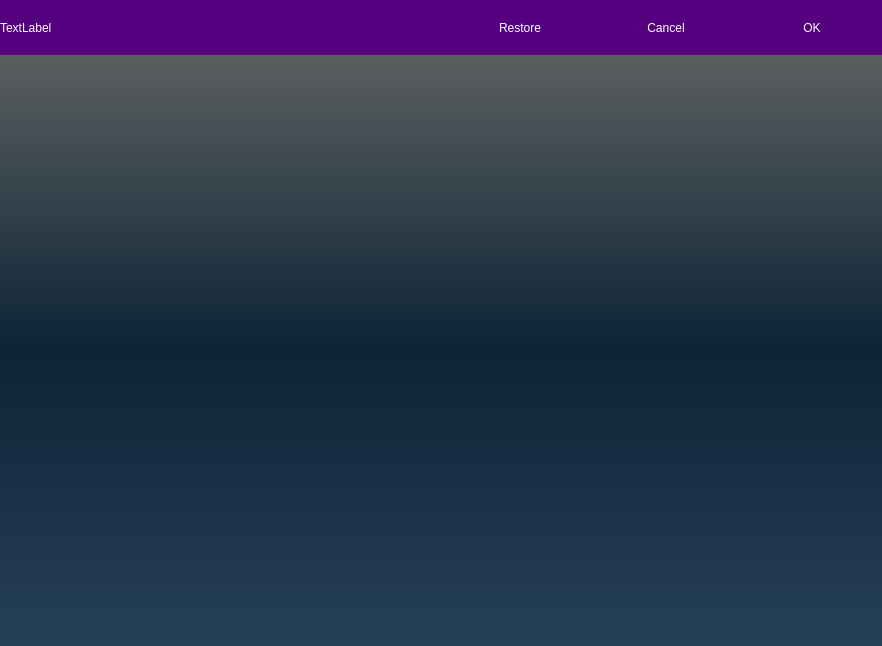
<?xml version="1.0" encoding="UTF-8"?>
<ui version="4.0">
 <class>NGSettingWidget</class>
 <widget class="QFrame" name="NGSettingWidget">
  <property name="geometry">
   <rect>
    <x>0</x>
    <y>0</y>
    <width>882</width>
    <height>646</height>
   </rect>
  </property>
  <property name="windowTitle">
   <string>Frame</string>
  </property>
  <property name="frameShape">
   <enum>QFrame::NoFrame</enum>
  </property>
  <property name="frameShadow">
   <enum>QFrame::Raised</enum>
  </property>
  <layout class="QVBoxLayout" name="verticalLayout" stretch="0,1">
   <property name="spacing">
    <number>0</number>
   </property>
   <property name="leftMargin">
    <number>0</number>
   </property>
   <property name="topMargin">
    <number>0</number>
   </property>
   <property name="rightMargin">
    <number>0</number>
   </property>
   <property name="bottomMargin">
    <number>0</number>
   </property>
   <item>
    <widget class="QFrame" name="frameHeader">
     <property name="minimumSize">
      <size>
       <width>0</width>
       <height>55</height>
      </size>
     </property>
     <property name="styleSheet">
      <string notr="true">QToolButton{
	color:white;
	font: 75 20pt &quot;微软雅黑&quot;;
}

QToolButton::disabled{
	color:darkgray;
}

QFrame#frameHeader {
	background-color: rgb(85, 0, 127);
}

QLabel{
	color:white;
	font: 75 20pt &quot;微软雅黑&quot;;
}</string>
     </property>
     <property name="frameShape">
      <enum>QFrame::NoFrame</enum>
     </property>
     <property name="frameShadow">
      <enum>QFrame::Raised</enum>
     </property>
     <layout class="QHBoxLayout" name="horizontalLayout_2" stretch="1,0,0,0">
      <property name="leftMargin">
       <number>0</number>
      </property>
      <property name="topMargin">
       <number>0</number>
      </property>
      <property name="rightMargin">
       <number>0</number>
      </property>
      <property name="bottomMargin">
       <number>0</number>
      </property>
      <item>
       <widget class="QLabel" name="labelTitle">
        <property name="text">
         <string>TextLabel</string>
        </property>
       </widget>
      </item>
      <item>
       <widget class="QToolButton" name="toolButtonRestore">
        <property name="sizePolicy">
         <sizepolicy hsizetype="Preferred" vsizetype="Preferred">
          <horstretch>0</horstretch>
          <verstretch>0</verstretch>
         </sizepolicy>
        </property>
        <property name="minimumSize">
         <size>
          <width>140</width>
          <height>0</height>
         </size>
        </property>
        <property name="text">
         <string>Restore</string>
        </property>
        <property name="autoRaise">
         <bool>true</bool>
        </property>
       </widget>
      </item>
      <item>
       <widget class="QToolButton" name="toolButtonCancel">
        <property name="sizePolicy">
         <sizepolicy hsizetype="Preferred" vsizetype="Preferred">
          <horstretch>0</horstretch>
          <verstretch>0</verstretch>
         </sizepolicy>
        </property>
        <property name="minimumSize">
         <size>
          <width>140</width>
          <height>0</height>
         </size>
        </property>
        <property name="text">
         <string>Cancel</string>
        </property>
        <property name="autoRaise">
         <bool>true</bool>
        </property>
       </widget>
      </item>
      <item>
       <widget class="QToolButton" name="toolButtonOK">
        <property name="sizePolicy">
         <sizepolicy hsizetype="Preferred" vsizetype="Preferred">
          <horstretch>0</horstretch>
          <verstretch>0</verstretch>
         </sizepolicy>
        </property>
        <property name="minimumSize">
         <size>
          <width>140</width>
          <height>0</height>
         </size>
        </property>
        <property name="text">
         <string>OK</string>
        </property>
        <property name="autoRaise">
         <bool>true</bool>
        </property>
       </widget>
      </item>
     </layout>
    </widget>
   </item>
   <item>
    <layout class="QHBoxLayout" name="horizontalLayout" stretch="1,0">
     <item>
      <widget class="QFrame" name="frameParameter">
       <property name="styleSheet">
        <string notr="true">QFrame#frameParameter{
	background-color: qlineargradient( x1: 0, y1: 0, x2: 0, y2: 1, stop: 0 #5B5F5F, stop: 0.5 #0C2436, stop: 1.0 #27405A );
}</string>
       </property>
       <property name="frameShape">
        <enum>QFrame::NoFrame</enum>
       </property>
       <property name="frameShadow">
        <enum>QFrame::Raised</enum>
       </property>
      </widget>
     </item>
     <item>
      <widget class="QFrame" name="frameKeyboard">
       <property name="frameShape">
        <enum>QFrame::NoFrame</enum>
       </property>
       <property name="frameShadow">
        <enum>QFrame::Raised</enum>
       </property>
      </widget>
     </item>
    </layout>
   </item>
  </layout>
 </widget>
 <resources/>
 <connections/>
</ui>
